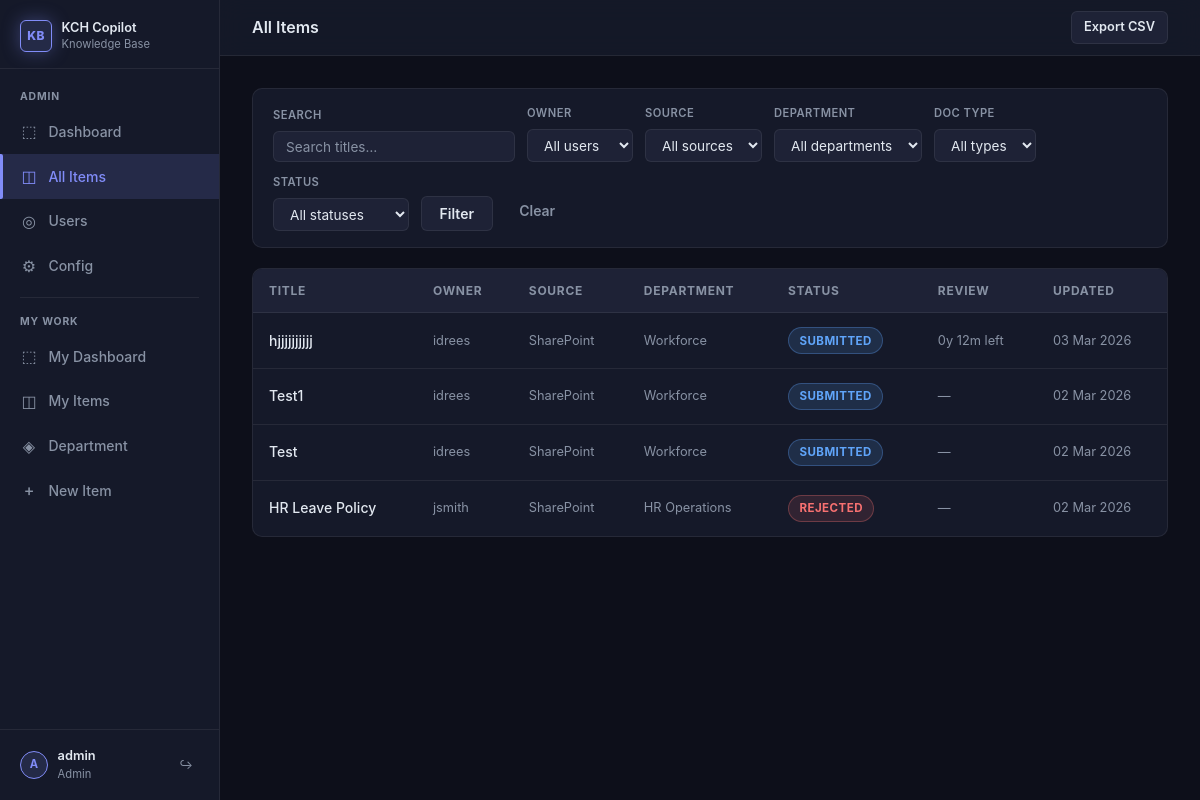
/admin/items (signed in), run on the app's committed database.
### models.py (models this page shows)
class KnowledgeItem(Base):
    __tablename__ = "knowledge_items"
    id = Column(Integer, primary_key=True, autoincrement=True)
    title = Column(String, nullable=False)
    summary = Column(Text, nullable=True)
    text_content = Column(Text, nullable=True)
    source_id = Column(Integer, ForeignKey("sources.id"), nullable=True)
    department_id = Column(Integer, ForeignKey("departments.id"), nullable=True)
    document_type_id = Column(Integer, ForeignKey("document_types.id"), nullable=True)
    owner_id = Column(Integer, ForeignKey("users.id"), nullable=False)
    status_id = Column(Integer, ForeignKey("statuses.id"), nullable=True)
    is_locked = Column(Boolean, default=False)
    review_due_date = Column(DateTime, nullable=True)
    created_at = Column(DateTime, default=datetime.utcnow)
    updated_at = Column(DateTime, default=datetime.utcnow, onupdate=datetime.utcnow)
    source = relationship("Source", back_populates="items")
    department = relationship("Department", back_populates="items")
    document_type = relationship("DocumentType", back_populates="items")
    owner = relationship("User", back_populates="items")
    status = relationship("Status", back_populates="items")
    files = relationship("ItemFile", back_populates="item", cascade="all, delete-orphan")
    status_history = relationship("StatusHistory", back_populates="item", order_by="StatusHistory.created_at")

class User(Base):
    __tablename__ = "users"
    id = Column(Integer, primary_key=True, autoincrement=True)
    username = Column(String, unique=True, nullable=False)
    password_hash = Column(String, nullable=False)
    is_admin = Column(Boolean, default=False)
    is_active = Column(Boolean, default=True)
    department_id = Column(Integer, ForeignKey("departments.id", ondelete="SET NULL"), nullable=True)
    created_at = Column(DateTime, default=datetime.utcnow)
    last_login = Column(DateTime, nullable=True)
    department = relationship("Department", back_populates="users")
    items = relationship("KnowledgeItem", back_populates="owner")
    status_changes = relationship("StatusHistory", back_populates="changed_by")
    audit_logs = relationship("AuditLog", back_populates="actor")

class Source(Base):
    __tablename__ = "sources"
    id = Column(Integer, primary_key=True, autoincrement=True)
    name = Column(String, nullable=False)
    description = Column(Text, nullable=True)
    is_active = Column(Boolean, default=True)
    created_at = Column(DateTime, default=datetime.utcnow)
    items = relationship("KnowledgeItem", back_populates="source")

class Department(Base):
    __tablename__ = "departments"
    id = Column(Integer, primary_key=True, autoincrement=True)
    name = Column(String, unique=True, nullable=False)
    created_at = Column(DateTime, default=datetime.utcnow)
    users = relationship("User", back_populates="department")
    items = relationship("KnowledgeItem", back_populates="department")

class Status(Base):
    __tablename__ = "statuses"
    id = Column(Integer, primary_key=True, autoincrement=True)
    name = Column(String, nullable=False)
    sort_order = Column(Integer, default=0)
    admin_only = Column(Boolean, default=False)
    color_class = Column(String, default="status-default")
    is_active = Column(Boolean, default=True)
    items = relationship("KnowledgeItem", back_populates="status")
    history_from = relationship(
        "StatusHistory", foreign_keys="StatusHistory.from_status_id", back_populates="from_status"
    )
    history_to = relationship(
        "StatusHistory", foreign_keys="StatusHistory.to_status_id", back_populates="to_status"
    )

### routers/admin.py (the view)
@router.get("/items", response_class=HTMLResponse)
async def admin_items(
    request: Request,
    session: dict = Depends(require_admin),
    db: Session = Depends(get_db),
    source_id: int = None,
    department_id: int = None,
    document_type_id: int = None,
    status_id: int = None,
    owner_id: int = None,
    q: str = None,
):
    query = db.query(KnowledgeItem)
    if source_id:
        query = query.filter(KnowledgeItem.source_id == source_id)
    if department_id:
        query = query.filter(KnowledgeItem.department_id == department_id)
    if document_type_id:
        query = query.filter(KnowledgeItem.document_type_id == document_type_id)
    if status_id:
        query = query.filter(KnowledgeItem.status_id == status_id)
    if owner_id:
        query = query.filter(KnowledgeItem.owner_id == owner_id)
    if q:
        query = query.filter(KnowledgeItem.title.ilike(f"%{q}%"))
    items = query.order_by(KnowledgeItem.updated_at.desc()).all()
    return templates.TemplateResponse("admin/items.html", {
        "request": request,
        "items": items,
        "sources": db.query(Source).order_by(Source.name).all(),
        "departments": db.query(Department).order_by(Department.name).all(),
        "document_types": db.query(DocumentType).order_by(DocumentType.name).all(),
        "statuses": db.query(Status).filter(Status.is_active == True).order_by(Status.sort_order).all(),
        "users": db.query(User).filter(User.is_admin == False, User.is_active == True).order_by(User.username).all(),
        "filters": {
            "source_id": source_id,
            "department_id": department_id,
            "document_type_id": document_type_id,
            "status_id": status_id,
            "owner_id": owner_id,
            "q": q or "",
        },
        "msg": request.query_params.get("msg"),
        "error": request.query_params.get("error"),
    })

### templates/admin/items.html (shortened to what this page needs)
{% extends "base.html" %}
{% block page_title %}All Items{% endblock %}
{% block header_actions %}
  <a href="/admin/items/export-csv" class="btn btn-secondary btn-sm">Export CSV</a>
{% endblock %}
{% block content %}
<form method="get" action="/admin/items">
  <div class="filters-bar">
    <div class="form-group">
      <label class="field-label">Search</label>
      <input type="text" name="q" class="field-input" placeholder="Search titles…" value="{{ filters.q }}">
    </div>
    <div class="form-group">
      <label class="field-label">Owner</label>
      <select name="owner_id" class="field-select">
        <option value="">All users</option>
      </select>
    </div>
    <div class="form-group">
      <label class="field-label">Source</label>
      <select name="source_id" class="field-select">
        <option value="">All sources</option>
      </select>
    </div>
    <div class="form-group">
      <label class="field-label">Department</label>
      <select name="department_id" class="field-select">
        <option value="">All departments</option>
      </select>
    </div>
    <div class="form-group">
      <label class="field-label">Doc type</label>
      <select name="document_type_id" class="field-select">
        <option value="">All types</option>
      </select>
    </div>
    <div class="form-group">
      <label class="field-label">Status</label>
      <select name="status_id" class="field-select">
        <option value="">All statuses</option>
      </select>
    </div>
    <div class="form-group" style="display:flex;align-items:flex-end;gap:.5rem;">
      <button type="submit" class="btn btn-secondary">Filter</button>
      <a href="/admin/items" class="btn btn-ghost">Clear</a>
    </div>
  </div>
</form>
{% if items %}
<div class="table-wrap">
  <table>
    <thead>
      <tr>
        <th>Title</th>
        <th>Owner</th>
        <th>Source</th>
        <th>Department</th>
        <th>Status</th>
        <th>Review</th>
        <th>Updated</th>
      </tr>
    </thead>
    <tbody>
      {% for item in items %}
      <tr>
        <td>
          <a href="/admin/items/{{ item.id }}" style="color:var(--text);font-weight:500;">{{ item.title }}</a>
        </td>
        <td class="text-sm text-muted">{{ item.owner.username if item.owner else "—" }}</td>
        <td class="text-sm text-muted">{{ item.source.name if item.source else "—" }}</td>
        <td class="text-sm text-muted">{{ item.department.name if item.department else "—" }}</td>
        <td>
          {% if item.status %}
          <span class="badge {{ item.status.color_class }}">{{ item.status.name }}</span>
          {% else %}—{% endif %}
        </td>
        <td class="text-sm text-muted">{{ review_label(item.review_due_date) or "—" }}</td>
        <td class="text-sm text-muted">{{ item.updated_at.strftime("%d %b %Y") if item.updated_at else "—" }}</td>
      </tr>
      {% endfor %}
    </tbody>
  </table>
</div>
{% else %}
<div class="empty-state">
  <h3>No items found</h3>
  <p>Try adjusting your filters or wait for contributors to submit items.</p>
</div>
{% endif %}
{% endblock %}

### static/style.css (style rules this page uses)
:root { --bg: #0d0f1a; --surface: #151929; --surface-2: #1e2236; --surface-3: #252a42; --text: #e2e8f0; --text-muted: #8892a4; --border: rgba(255, 255, 255, 0.07); --border-focus: rgba(129, 140, 248, 0.5); --accent: #818cf8; --accent-dim: rgba(129, 140, 248, 0.15); --accent-glow: 0 0 18px rgba(129, 140, 248, 0.35); --success: #4ade80; --success-dim: rgba(74, 222, 128, 0.12); --danger: #f87171; --danger-dim: rgba(248, 113, 113, 0.12); --warning: #fbbf24; --warning-dim: rgba(251, 191, 36, 0.12); --info: #38bdf8; --info-dim: rgba(56, 189, 248, 0.12); --radius: 10px; --radius-sm: 6px; --transition: 150ms ease; --sidebar-w: 220px; --header-h: 56px; --font: -apple-system, BlinkMacSystemFont, 'Segoe UI', Roboto, 'Inter', sans-serif; }
*, *::before, *::after { box-sizing: border-box; margin: 0; padding: 0; }
html { height: 100%; }
body { font-family: var(--font); font-size: 15px; line-height: 1.6; color: var(--text); background: var(--bg); min-height: 100%; }
a { color: var(--accent); text-decoration: none; }
.table-wrap { background: var(--surface); border: 1px solid var(--border); border-radius: var(--radius); overflow: hidden; }
table { width: 100%; border-collapse: collapse; }
thead th { background: var(--surface-2); padding: .75rem 1rem; text-align: left; font-size: .75rem; font-weight: 700; text-transform: uppercase; letter-spacing: .06em; color: var(--text-muted); border-bottom: 1px solid var(--border); white-space: nowrap; }
tbody td { padding: .875rem 1rem; border-bottom: 1px solid var(--border); font-size: .875rem; color: var(--text); vertical-align: middle; }
tbody tr:last-child td { border-bottom: none; }
.form-group { margin-bottom: 1.25rem; }
.field-label { display: block; font-size: .8rem; font-weight: 600; color: var(--text-muted); margin-bottom: .4rem; text-transform: uppercase; letter-spacing: .04em; }
.field-input, .field-select, .field-textarea { width: 100%; background: var(--surface-2); border: 1px solid var(--border); border-radius: var(--radius-sm); padding: .6rem .9rem; color: var(--text); font-size: .9rem; font-family: var(--font); transition: border-color var(--transition), box-shadow var(--transition); outline: none; }
.field-input::placeholder { color: var(--text-muted); }
.field-select option { background: var(--surface-2); }
.btn { display: inline-flex; align-items: center; gap: .4rem; padding: .5rem 1.1rem; border-radius: var(--radius-sm); font-size: .875rem; font-weight: 600; font-family: var(--font); cursor: pointer; border: 1px solid transparent; transition: all var(--transition); text-decoration: none; white-space: nowrap; }
.btn-secondary { background: var(--surface-2); color: var(--text); border-color: var(--border); }
.btn-ghost { background: transparent; color: var(--text-muted); border-color: transparent; }
.btn-sm { padding: .3rem .75rem; font-size: .8rem; }
.badge { display: inline-flex; align-items: center; padding: .2rem .65rem; border-radius: 999px; font-size: .72rem; font-weight: 700; letter-spacing: .04em; text-transform: uppercase; }
.status-submitted { background: rgba(96, 165, 250, 0.15); color: #60a5fa; border: 1px solid rgba(96, 165, 250, 0.3); }
.status-rejected { background: var(--danger-dim); color: var(--danger); border: 1px solid rgba(248, 113, 113, 0.3); }
.filters-bar { background: var(--surface); border: 1px solid var(--border); border-radius: var(--radius); padding: 1rem 1.25rem; display: flex; gap: .75rem; flex-wrap: wrap; align-items: flex-end; margin-bottom: 1.25rem; }
.filters-bar .form-group { margin-bottom: 0; }
.filters-bar .field-label { font-size: .7rem; }
.filters-bar .field-input, .filters-bar .field-select { padding: .4rem .75rem; font-size: .85rem; }
.text-muted { color: var(--text-muted); }
.text-sm { font-size: .8rem; }

### data on the page
KnowledgeItem: title "hjjjjjjjjjj", owner "idrees", source "SharePoint", department "Workforce", status.name "SUBMITTED", review_due_date "0y 12m left", updated_at "03 Mar 2026"
KnowledgeItem: title "Test1", owner "idrees", source "SharePoint", department "Workforce", status.name "SUBMITTED", review_due_date "—", updated_at "02 Mar 2026"
KnowledgeItem: title "Test", owner "idrees", source "SharePoint", department "Workforce", status.name "SUBMITTED", review_due_date "—", updated_at "02 Mar 2026"
KnowledgeItem: title "HR Leave Policy", owner "jsmith", source "SharePoint", department "HR Operations", status.name "REJECTED", review_due_date "—", updated_at "02 Mar 2026"

### other printed values
{{ current_username(request)[:1] | upper }} "A"
{{ current_username(request) }} "admin"
